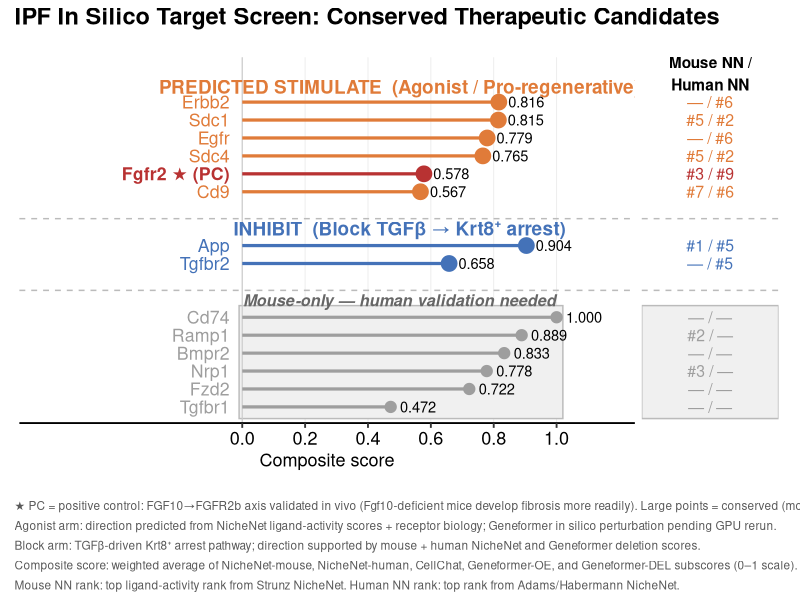
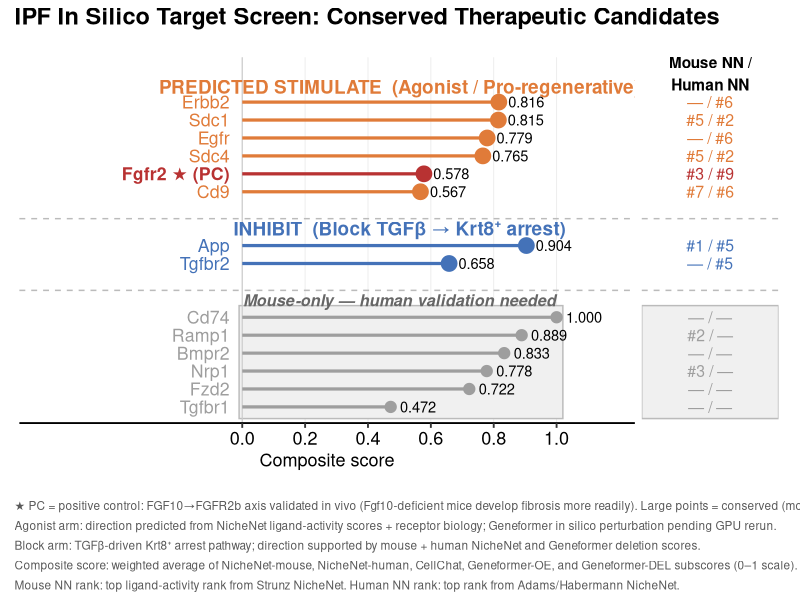

The R source for these figures, in order:
#!/usr/bin/env Rscript
# 09c_synthesis_figure.R
# Conserved-target synthesis figure: lollipop chart of IPF therapeutic candidates
# Main panel: conserved targets (human NicheNet evidence)
# Grey section: mouse-only candidates (pending human validation)

suppressPackageStartupMessages({
  library(ggplot2)
  library(patchwork)
  library(dplyr)
})

COL_AGONIST <- "#E07B39"   # warm orange — predicted stimulate
COL_BLOCK   <- "#4472B8"   # steel blue — inhibit
COL_POSCTRL <- "#B83232"   # brick red — positive control
COL_MOUSE   <- "#9E9E9E"   # grey — mouse-only

out_dir <- "results/figures"
dir.create(out_dir, recursive = TRUE, showWarnings = FALSE)

# ─── 1. Load data ────────────────────────────────────────────────────────────
df <- read.csv("results/candidates_ranked.csv", stringsAsFactors = FALSE)

fmt_rank <- function(r) {
  ifelse(is.na(r) | r == "", "—", paste0("#", as.integer(r)))
}

get_row <- function(t, df) {
  row <- df[tolower(df$receptor) == tolower(t), ]
  if (nrow(row) == 0) stop(paste("Target not found:", t))
  row[1, ]
}

# ─── 2. Define target sets ───────────────────────────────────────────────────
conserved_agonist <- c("Sdc1", "Erbb2", "Egfr", "Sdc4", "Fgfr2", "Cd9")
conserved_block   <- c("App", "Tgfbr2")
mouse_only_show   <- c("Cd74", "Ramp1", "Fzd2", "Bmpr2", "Nrp1", "Tgfbr1")

d_ag <- bind_rows(lapply(conserved_agonist, get_row, df)) |> arrange(composite_score)
d_bl <- bind_rows(lapply(conserved_block,   get_row, df)) |> arrange(composite_score)
d_mo <- bind_rows(lapply(mouse_only_show,   get_row, df)) |> arrange(composite_score)

# ─── 3. Y positions (ascending = visually bottom-to-top) ─────────────────────
# Layout (visual top → bottom): agonist arm, divider, block arm, divider, mouse section
n_ag <- nrow(d_ag); n_bl <- nrow(d_bl); n_mo <- nrow(d_mo)

y_mo_seq <- seq(1, by = 1, length.out = n_mo)                        # 1–6
y_bl_seq <- seq(max(y_mo_seq) + 3, by = 1, length.out = n_bl)        # 9–10
y_ag_seq <- seq(max(y_bl_seq) + 3, by = 1, length.out = n_ag)        # 13–18

d_ag$y <- y_ag_seq
d_bl$y <- y_bl_seq
d_mo$y <- y_mo_seq

# ─── 4. Colours, labels, display names ───────────────────────────────────────
d_ag$col      <- ifelse(tolower(d_ag$receptor) == "fgfr2", COL_POSCTRL, COL_AGONIST)
d_bl$col      <- COL_BLOCK
d_mo$col      <- COL_MOUSE

d_ag$fontface_col <- ifelse(tolower(d_ag$receptor) == "fgfr2", "bold", "plain")
d_bl$fontface_col <- "plain"
d_mo$fontface_col <- "plain"

d_ag$display  <- d_ag$receptor
d_ag$display[tolower(d_ag$receptor) == "fgfr2"] <- "Fgfr2 ★ (PC)"

d_bl$display  <- d_bl$receptor

d_mo$display  <- paste0(
  d_mo$receptor,
  ifelse(d_mo$therapeutic_direction == "block_TGFb", " (↓)",
  ifelse(grepl("agonist", d_mo$therapeutic_direction), " (↑?)", " (?)"))
)

d_ag$pt_size  <- 5.0;  d_bl$pt_size <- 5.0;  d_mo$pt_size <- 3.5

all_df <- bind_rows(d_ag, d_bl, d_mo)
all_df$rank_text <- paste0(
  fmt_rank(all_df$nn_best_ligand_rank), " / ",
  fmt_rank(all_df$nn_human_best_rank)
)

# ─── 5. Reference coordinates ────────────────────────────────────────────────
div_bl_mo  <- (max(y_mo_seq) + min(y_bl_seq)) / 2      # between mouse + block sections
div_ag_bl  <- (max(y_bl_seq) + min(y_ag_seq)) / 2      # between block + agonist sections
hdr_y_mo   <- div_bl_mo - 0.55   # label just below divider (reads: divider → label → targets)
hdr_y_bl   <- div_ag_bl - 0.55
hdr_y_ag   <- max(y_ag_seq) + 0.85  # above agonist arm (topmost label in figure)

y_min_plot <- min(all_df$y) - 0.9
y_max_plot <- max(all_df$y) + 2.5

# Mouse-only background rectangle
bg_mo <- data.frame(
  xmin = -0.01, xmax = 1.02,
  ymin = min(y_mo_seq) - 0.65,
  ymax = max(y_mo_seq) + 0.65
)

x_lo <- -0.62   # leave room for receptor labels
x_hi <-  1.16

# ─── 6. Lollipop panel ───────────────────────────────────────────────────────
p_lollipop <- ggplot(all_df) +
  # Mouse-only shaded background
  geom_rect(data = bg_mo,
            aes(xmin = xmin, xmax = xmax, ymin = ymin, ymax = ymax),
            inherit.aes = FALSE,
            fill = "#F0F0F0", color = "#BBBBBB", linewidth = 0.5) +
  # Vertical reference at x = 0
  geom_vline(xintercept = 0, color = "#CCCCCC", linewidth = 0.4) +
  # Section dividers
  geom_hline(yintercept = c(div_bl_mo, div_ag_bl),
             linetype = "dashed", color = "#BBBBBB", linewidth = 0.5) +
  # Lollipop stems
  geom_segment(aes(x = 0, xend = composite_score, y = y, yend = y, color = col),
               linewidth = 1.1, show.legend = FALSE) +
  # Lollipop points
  geom_point(aes(x = composite_score, y = y, color = col, size = pt_size),
             show.legend = FALSE) +
  scale_size_identity() +
  # Composite score value (right of point)
  geom_text(aes(x = composite_score + 0.03, y = y,
                label = sprintf("%.3f", composite_score)),
            hjust = 0, size = 3.7, color = "black") +
  # Receptor name labels (left margin)
  geom_text(aes(x = -0.04, y = y, label = display,
                color = col, fontface = fontface_col),
            hjust = 1, size = 4.5) +
  # Section headers (above each arm / section)
  annotate("text", x = 0.5, y = hdr_y_ag,
           label = "PREDICTED STIMULATE  (Agonist / Pro-regenerative)",
           color = COL_AGONIST, fontface = "bold", size = 4.8, hjust = 0.5) +
  annotate("text", x = 0.5, y = hdr_y_bl,
           label = paste0("INHIBIT  (Block TGFβ → Krt8⁺ arrest)"),
           color = COL_BLOCK, fontface = "bold", size = 4.8, hjust = 0.5) +
  annotate("text", x = 0.5, y = hdr_y_mo,
           label = "Mouse-only — human validation needed",
           color = "#666666", fontface = "bold.italic", size = 4.1, hjust = 0.5) +
  # Colour scale
  scale_color_identity() +
  # Axes
  scale_x_continuous(
    name   = "Composite score",
    limits = c(x_lo, x_hi),
    breaks = seq(0, 1, 0.2)
  ) +
  scale_y_continuous(
    limits = c(y_min_plot, y_max_plot),
    expand = c(0, 0)
  ) +
  theme_classic(base_size = 14) +
  theme(
    axis.text.y        = element_blank(),
    axis.ticks.y       = element_blank(),
    axis.title.y       = element_blank(),
    axis.line.y        = element_blank(),
    axis.text.x        = element_text(color = "black", size = 13),
    axis.title.x       = element_text(color = "black", size = 13),
    panel.grid.major.x = element_line(color = "#EBEBEB", linewidth = 0.3),
    legend.position    = "none",
    plot.margin        = margin(t = 10, r = 5, b = 10, l = 5)
  )

# ─── 7. Rank annotation panel (right) ────────────────────────────────────────
p_rank <- ggplot(all_df, aes(y = y)) +
  geom_rect(data = bg_mo,
            aes(xmin = 0, xmax = 1, ymin = ymin, ymax = ymax),
            inherit.aes = FALSE,
            fill = "#F0F0F0", color = "#BBBBBB", linewidth = 0.5) +
  geom_hline(yintercept = c(div_bl_mo, div_ag_bl),
             linetype = "dashed", color = "#BBBBBB", linewidth = 0.5) +
  geom_text(aes(x = 0.5, label = rank_text, color = col),
            size = 4.0, hjust = 0.5) +
  annotate("text", x = 0.5, y = max(all_df$y) + 1.6,
           label = "Mouse NN /\nHuman NN",
           fontface = "bold", size = 3.9, color = "black",
           hjust = 0.5, lineheight = 1.2) +
  scale_color_identity() +
  scale_x_continuous(limits = c(0, 1), expand = c(0, 0)) +
  scale_y_continuous(limits = c(y_min_plot, y_max_plot), expand = c(0, 0)) +
  theme_void() +
  theme(plot.margin = margin(t = 10, r = 10, b = 10, l = 0))

# ─── 8. Combine and annotate ─────────────────────────────────────────────────
caption_txt <- paste0(
  "★ PC = positive control: FGF10→FGFR2b axis validated in vivo (Fgf10-deficient mice develop fibrosis more readily). ",
  "Large points = conserved (mouse + human evidence); small = mouse-only.\n",
  "Agonist arm: direction predicted from NicheNet ligand-activity scores + receptor biology; ",
  "Geneformer in silico perturbation pending GPU rerun.\n",
  "Block arm: TGFβ-driven Krt8⁺ arrest pathway; direction supported by mouse + human NicheNet and Geneformer deletion scores.\n",
  "Composite score: weighted average of NicheNet-mouse, NicheNet-human, CellChat, Geneformer-OE, and Geneformer-DEL subscores (0–1 scale).\n",
  "Mouse NN rank: top ligand-activity rank from Strunz NicheNet. Human NN rank: top rank from Adams/Habermann NicheNet."
)

fig <- (p_lollipop | p_rank) +
  plot_layout(widths = c(4.5, 1)) +
  plot_annotation(
    title   = "IPF In Silico Target Screen: Conserved Therapeutic Candidates",
    caption = caption_txt,
    theme = theme(
      plot.title   = element_text(size = 17, face = "bold", color = "black",
                                  margin = margin(b = 10)),
      plot.caption = element_text(size = 8.5, color = "grey35", hjust = 0,
                                  lineheight = 1.4, margin = margin(t = 12))
    )
  )

# ─── 9. Save ─────────────────────────────────────────────────────────────────
png_path <- file.path(out_dir, "Fig_synthesis.png")
pdf_path <- file.path(out_dir, "Fig_synthesis.pdf")

ggsave(png_path, fig, width = 14, height = 10, dpi = 300, bg = "white")

cairo_pdf(pdf_path, width = 14, height = 10)
print(fig)
dev.off()

message("Saved: ", png_path)
message("Saved: ", pdf_path)
message("09c_synthesis_figure.R complete.")
